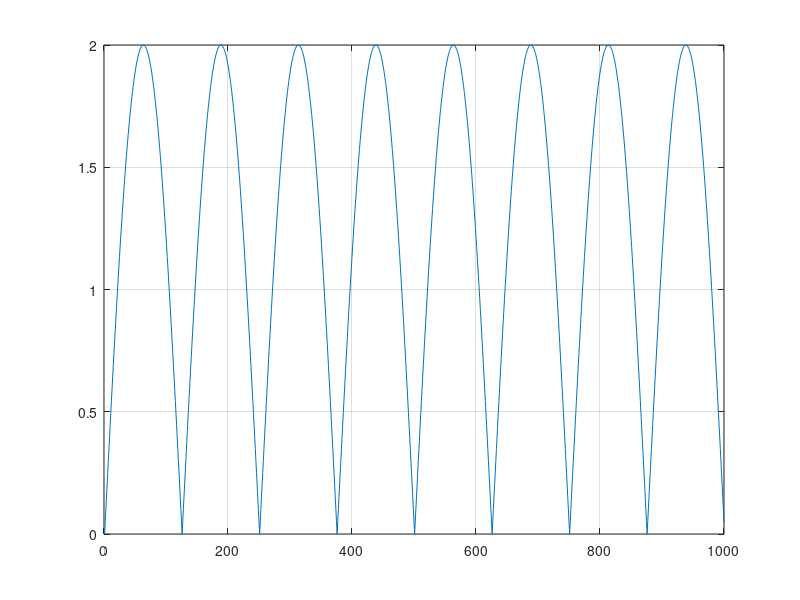
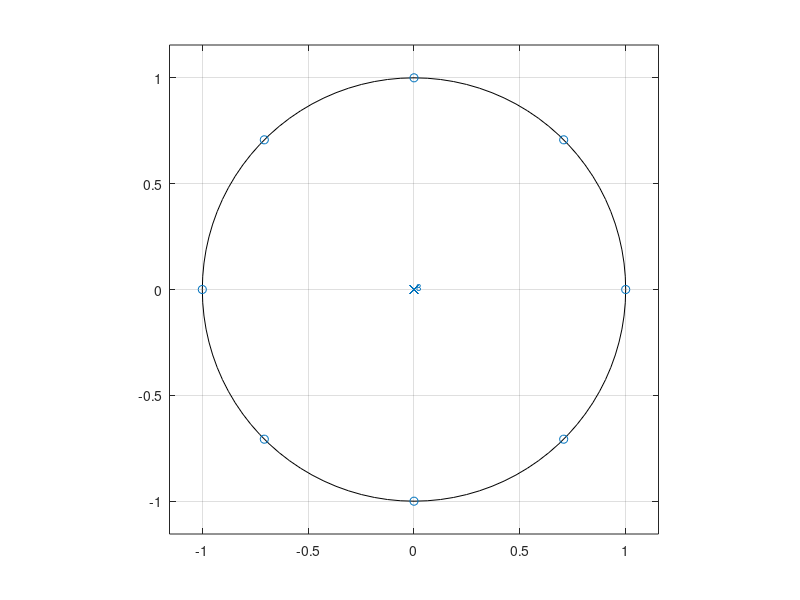
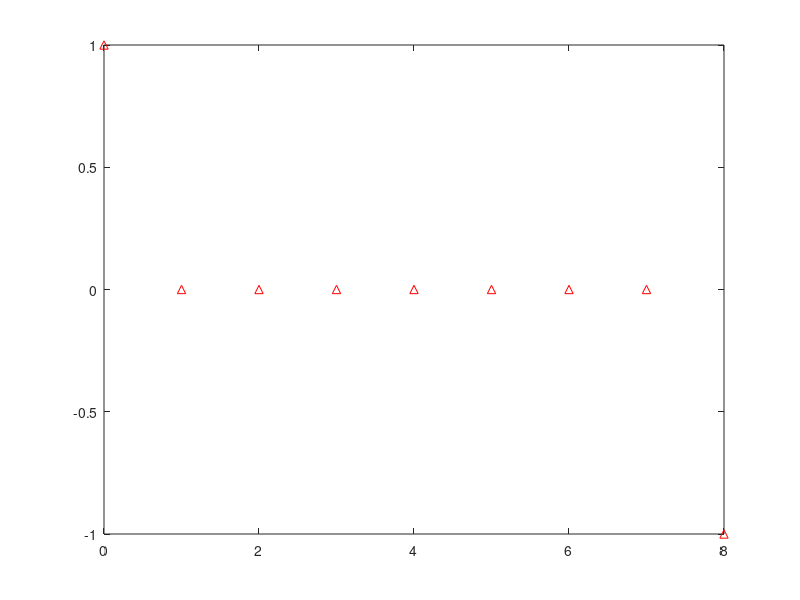

Recreate these plots in MATLAB, in order.
%
% COMB_FILTER.M
%
% Characteristics of comb filter.
%

N = 8;

% specify the coefficients
b = [1, zeros(1,N-1), -1];

% frequency response
H = freqz(b, 1, 1000, 'whole');

figure(1);
plot(abs(H)); grid on;

figure(2);
zplane(b,1);

figure(3);
impz(b,1);
